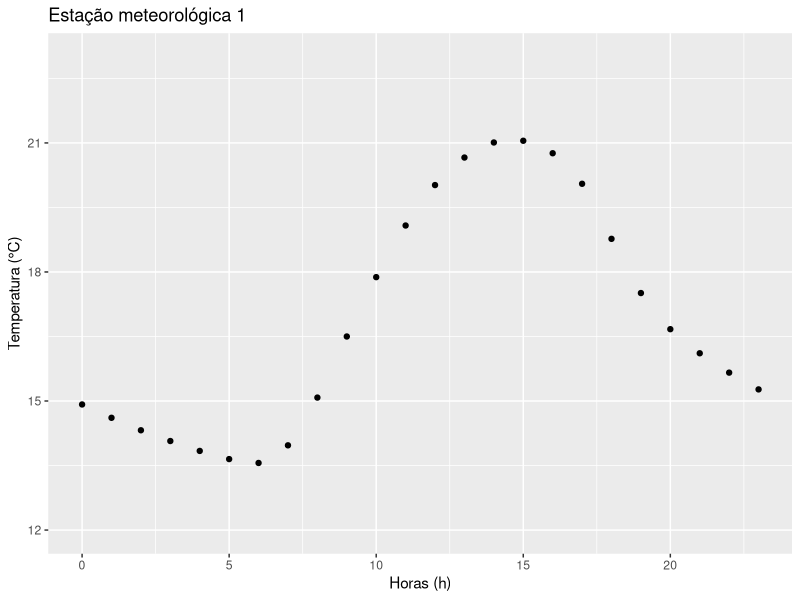
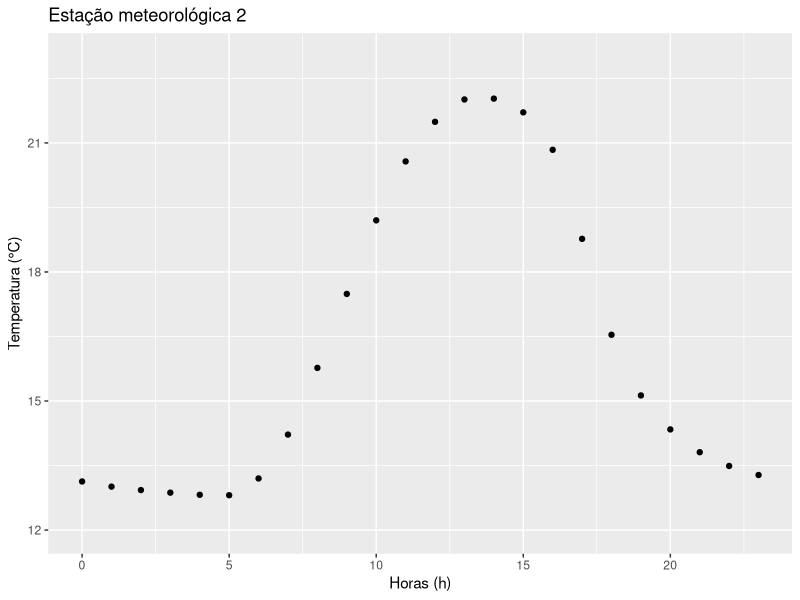

R code for these plots, in order: (Note: this script raises an error after producing the figures.)
## ---- chunk 1
knitr::opts_chunk$set(echo = TRUE)
## ---- chunk 2
(x <- seq(from=3, to=6, by=0.1)) 

## ---- chunk 3
primeiro_termo <- 0.2^(1)*0.1e-03
segundo_termo <- 0.2^(4)*0.1e-06
ultimo_termo <- 0.2^(34)*0.1e-36
razao <- segundo_termo/primeiro_termo
n <- log(ultimo_termo/primeiro_termo)/log(razao)
sequencia <- c(0,1:n)
vetor_multiplicador <- razao^sequencia
vetor_a <- primeiro_termo*(vetor_multiplicador)
vetor_a
## ---- chunk 4
sequencia <- seq(1:25)
b <- (2^sequencia)/sequencia
b
## ---- chunk 5
dias <- c("domingo", "segunda", "terça", "quarta", "quinta", "sexta", "sabado")
dds <- seq(1:7)
names(dds) <- dias
dds
## ---- chunk 6
dds_nums <- c(5L, 2L, 5L, 2L, 7L, 7L, 2L,
              6L, 6L, 3L, 7L, 1L, 2L, 2L,
              5L, 7L, 3L, 2L, 6L, 4L, 1L
             )
names(dds)[dds_nums]
## ---- chunk 7
sequencia <- c(85, 79, 70, 6, 32, 8, 17, 93, 81, 76)
pares <- sequencia %% 2 == 0
pares
## ---- chunk 8

impares <- !pares
total_impares <- sum(impares) 
total_impares
## ---- chunk 9
anos <- c(1894, 1947, 1901, 1992, 1925, 2014, 1993, 1996, 1984, 1897, 2100, 2300)
anos_bissexto <- anos %% 400 == 0 | anos  %% 100 !=  0 & anos %% 4 == 0
anos_bissexto

## ---- chunk 10
cada_ano_bissexto <- anos*anos_bissexto
cada_ano_bissexto[cada_ano_bissexto > 0]

## ---- chunk 11
ndias <- ifelse (
  test = anos_bissexto == TRUE,
  yes = "366 dias",
  no = "365 dias"
)
ndias

## ---- chunk 12
anos_bissexto <- as.numeric(anos_bissexto)
(total_anos_bissexto <- sum(anos_bissexto))

## ---- chunk 13
seq_a <- c(-30, seq(from = 0, to = 30, by = 5))
seq_a
## ---- chunk 14
seq_b <- seq(from = 1.0, to = 0.0, by = -0.2)
seq_b
## ---- chunk 15
razao <- -2.4434610 - (-3.1415927)
seq_c <- seq(from = -pi, to = pi, by = razao )
seq_c
## ---- chunk 16
repeticao <- 2:8
seq_d <- rep( x = -1:5, times = repeticao)
seq_d

## ---- chunk 17
repeticao <- c(5,4,3,2,1,2,3,4,5)
seq_e <- rep( x= repeticao, times = repeticao)
seq_e
## ---- chunk 18
v3 <- c(11, 0.25, 7, 2)
v2 <- c(11, 0.25)
v1 <- c(11)
 v0 <- c()
vetor <- v3
sequencia <- ifelse (
  test = vetor == 11,
  yes = 1,
  no = vetor)
sequencia <- ifelse (
  test = vetor == 0.25,
  yes = 2,
  no = sequencia)
sequencia <- ifelse (
  test = vetor == 7,
  yes = 3,
  no = sequencia)
sequencia <- ifelse (
  test = vetor == 2,
  yes = 4,
  no = sequencia)
(sequencia <- as.integer(sequencia))
## ---- chunk 19
v3 <- c(11, 0.25, 7, 2)
v2 <- c(11, 0.25)
v1 <- c(11)
 v0 <- c()
vetor <- v2
sequencia <- ifelse (
  test = vetor == 11,
  yes = 1,
  no = vetor)
sequencia <- ifelse (
  test = vetor == 0.25,
  yes = 2,
  no = sequencia)
sequencia <- ifelse (
  test = vetor == 7,
  yes = 3,
  no = sequencia)
sequencia <- ifelse (
  test = vetor == 2,
  yes = 4,
  no = sequencia)
(sequencia <- as.integer(sequencia))
## ---- chunk 20
v3 <- c(11, 0.25, 7, 2)
v2 <- c(11, 0.25)
v1 <- c(11)
 v0 <- c()
vetor <- v1
sequencia <- ifelse (
  test = vetor == 11,
  yes = 1,
  no = vetor)
sequencia <- ifelse (
  test = vetor == 0.25,
  yes = 2,
  no = sequencia)
sequencia <- ifelse (
  test = vetor == 7,
  yes = 3,
  no = sequencia)
sequencia <- ifelse (
  test = vetor == 2,
  yes = 4,
  no = sequencia)
(sequencia <- as.integer(sequencia))
## ---- chunk 21
v3 <- c(11, 0.25, 7, 2)
v2 <- c(11, 0.25)
v1 <- c(11)
 v0 <- c()
vetor <- v0
sequencia <- ifelse (
  test = vetor == 11,
  yes = 1,
  no = vetor)
sequencia <- ifelse (
  test = vetor == 0.25,
  yes = 2,
  no = sequencia)
sequencia <- ifelse (
  test = vetor == 7,
  yes = 3,
  no = sequencia)
sequencia <- ifelse (
  test = vetor == 2,
  yes = 4,
  no = sequencia)
(sequencia <- as.integer(sequencia))
## ---- chunk 22
tar_est1 <- c(
  14.92, 14.61, 14.32, 14.07, 13.84, 13.65, 13.56, 13.97, 15.08,
  16.5, 17.88, 19.08, 20.02, 20.66, 21.01, 21.05, 20.76, 20.05,
  18.77, 17.51, 16.67, 16.11, 15.66, 15.27
)
tar_est2 <- c(
  13.13, 13.01, 12.93, 12.87, 12.82, 12.81, 13.2, 14.22, 15.77,
  17.49, 19.2, 20.57, 21.49, 22.01, 22.03, 21.71, 20.84, 18.77,
  16.54, 15.13, 14.34, 13.81, 13.49, 13.28
)

## ---- chunk 23
library(ggplot2)
horas <- 0:23

qplot(x = horas,
      y = tar_est1,
      geom = "point",
      xlab = "Horas (h)",
      ylab = "Temperatura (°C)",
      ylim = c(12, 23),
      main = "Estação meteorológica 1"
      )

qplot(x = horas,
      y = tar_est2,
      geom = "point",
      xlab = "Horas (h)",
      ylab = "Temperatura (°C)",
       ylim = c(12, 23), 
      main = "Estação meteorológica 2"
      )


## ---- chunk 24
(tmed_est1 <- round(x = mean(tar_est1), digits = 1))
(tmed_est2 <- round(x = mean(tar_est2), digits = 1))
## ---- chunk 25
ifelse(
test = tmed_est1 > tmed_est2,
yes = "Estação 1 é mais quente",
no  = "Estação 2 é mais quente"
)
## ---- chunk 26
sort(tar_est1, decreasing = TRUE)[3]
## ---- chunk 27
sort(tar_est2, decreasing = TRUE)[3]
## ---- chunk 28
tmax_est1 <- max(tar_est1) 
tmin_est1 <- min(tar_est1)  
(atd_est1 <- round(x = tmax_est1 - tmin_est1, digits = 1))

## ---- chunk 29
tmax_est2 <- max(tar_est2) 
tmin_est2 <- min(tar_est2)  
(atd_est2 <- round(x = tmax_est2 - tmin_est2, digits =1 ))

## ---- chunk 30
names(tar_est1) <- horas
condicao_max <- tar_est1 == max(tar_est1)
(hmax_est1 <- names(tar_est1[condicao_max]))
condicao_min <- tar_est1 == min(tar_est1)
(hmin_est1 <- names(tar_est1[condicao_min]))
## ---- chunk 31
names(tar_est2) <- horas
condicao_max <- tar_est2 == max(tar_est2)
(hmax_est2 <- names(tar_est2[condicao_max]))
condicao_min <- tar_est2 == min(tar_est2)
(hmin_est2 <- names(tar_est2[condicao_min]))
## ---- chunk 32
tar_est2_maior <- names(which(tar_est2 > tar_est1))
(tar_est2_inicio <- tar_est2_maior[1])
(tar_est2_fim <- tar_est2_maior[length(tar_est2_maior)])
## ---- chunk 33
diferenca <- unname(abs(tar_est1 - tar_est2))
(maior_diferenca <- max(diferenca))
## ---- chunk 34
names(diferenca) <- horas
diferenca <- (abs(tar_est1 - tar_est2))
maior_diferenca <- max(diferenca)
(hora_maior <- names(which (diferenca == maior_diferenca)))
## ---- chunk 35
hps_est1 <- names(which(abs(diff(tar_est1)[12:23]) == max(abs(diff(tar_est1)[12:23]))))
hps_est1

## ---- chunk 36
hps_est2 <- names(which(abs(diff(tar_est2)[12:23]) == max(abs(diff(tar_est2)[12:23]))))
hps_est2
## ---- chunk 37
names(which(diferenca < 0.5))
## ---- chunk 38
(tar_med1 <- unname((max(tar_est2) + min(tar_est2))/2))
## ---- chunk 39
(tar_med2 <- unname((max(tar_est2) + min(tar_est2)+tar_est2[10]+ 2*tar_est2[22])/5))
## ---- chunk 40
(tar_med3 <- unname((tar_est2[8]+tar_est2[15]+ 2*tar_est2[22])/4))
## ---- chunk 41
tmed_est2
tar_med1
tar_med2
tar_med3
## ---- chunk 42
temp_max_est1 <- max(tar_est1)
temp_max_est1
temp_min_est1 <- min(tar_est1)
temp_min_est1
h_temp_min_est1 <- names(which(tar_est1 == temp_min_est1))
h_temp_min_est1
h_temp_max_est1 <- names(which(tar_est1 == temp_max_est1))
h_temp_max_est1
t_est1 <- (temp_max_est1+temp_min_est1)/2
a_est1 <- (temp_max_est1-temp_min_est1)/2
## ---- chunk 43
tcalc_est1 <- tar_est1
cinco_horas <-  as.numeric(h_temp_min_est1)-1
zero_horas <- as.numeric(names(tcalc_est1[1]))
h_1 <- zero_horas:cinco_horas
arg_1 <- pi*(h_1+10)/(10+as.numeric(h_temp_min_est1))
tcalc_est1[(zero_horas+1):(cinco_horas+1)] <- t_est1 + a_est1*cos(arg_1)
tcalc_est1[(zero_horas+1):(cinco_horas+1)]
## ---- chunk 44
seis_horas <- as.numeric(h_temp_min_est1)
h_2 <- seis_horas
arg_2 <- pi*(h_2-seis_horas)/(14-seis_horas)
tcalc_est1[as.numeric(h_temp_min_est1)+1] <- t_est1 - a_est1*cos(arg_2)
tcalc_est1[as.numeric(h_temp_min_est1)+1]
## ---- chunk 45
sete_horas <- as.numeric(h_temp_min_est1)+1
quatorze_horas <- as.numeric(h_temp_max_est1)-1 
h_3 <- sete_horas:quatorze_horas
arg_3 <- pi*(h_3-as.numeric(h_temp_min_est1))/(14-as.numeric(h_temp_min_est1))
tcalc_est1[(sete_horas+1):(quatorze_horas+1)] <- t_est1 - a_est1*cos(arg_3)
tcalc_est1[(sete_horas+1):(quatorze_horas+1)]
## ---- chunk 46
quinze_horas <-  as.numeric(h_temp_max_est1)
ultimo_termo <- length(tcalc_est1)
vinte_tres_horas <- as.numeric(names(tcalc_est1[ultimo_termo]))
h_4 <- quinze_horas:vinte_tres_horas 
arg_4 <- pi*(14-h_4)/(10+as.numeric(h_temp_min_est1))
tcalc_est1[(quinze_horas+1):(vinte_tres_horas+1)] <- t_est1 + a_est1*cos(arg_4)
tcalc_est1[(quinze_horas+1):(vinte_tres_horas+1)]
## ---- chunk 47
tcalc_est1
## ---- chunk 48
temp_max_est2 <- max(tar_est2)
temp_max_est2
temp_min_est2 <- min(tar_est2)
temp_min_est2
h_temp_min_est2 <- names(which(tar_est2 == temp_min_est2))
h_temp_min_est2
h_temp_max_est2 <- names(which(tar_est2 == temp_max_est2))
h_temp_max_est2
t_est2 <- (temp_max_est2+temp_min_est2)/2
a_est2 <- (temp_max_est2-temp_min_est2)/2
## ---- chunk 49
tcalc_est2 <- tar_est2
quatro_horas <-  as.numeric(h_temp_min_est2)-1
zero_horas <- as.numeric(names(tcalc_est2[1]))
h_1 <- zero_horas:quatro_horas
arg_1 <- pi*(h_1+10)/(10+as.numeric(h_temp_min_est2))
tcalc_est2[(zero_horas+1):(quatro_horas+1)] <- t_est2 + a_est2*cos(arg_1)
tcalc_est2[(zero_horas+1):(quatro_horas+1)]
## ---- chunk 50
cinco_horas <- as.numeric(h_temp_min_est2)
h_2 <- cinco_horas
arg_2 <- pi*(h_2-cinco_horas)/(14-cinco_horas)
tcalc_est2[as.numeric(h_temp_min_est2)+1] <- t_est2 - a_est2*cos(arg_2)
tcalc_est2[as.numeric(h_temp_min_est2)+1]
## ---- chunk 51
seis_horas <- as.numeric(h_temp_min_est2)+1
treze_horas <- as.numeric(h_temp_max_est2)-1 
h_3 <- seis_horas:treze_horas
arg_3 <- pi*(h_3-as.numeric(h_temp_min_est2))/(14-as.numeric(h_temp_min_est2))
tcalc_est2[(seis_horas+1):(treze_horas+1)] <- t_est2 - a_est2*cos(arg_3)
tcalc_est2[(seis_horas+1):(treze_horas+1)]
## ---- chunk 52
quatorze_horas <-  as.numeric(h_temp_max_est2)
ultimo_termo <- length(tcalc_est2)
vinte_tres_horas <- as.numeric(names(tcalc_est2[ultimo_termo]))
h_4 <- quatorze_horas:vinte_tres_horas 
arg_4 <- pi*(14-h_4)/(10+as.numeric(h_temp_min_est2))
tcalc_est2[(quatorze_horas+1):(vinte_tres_horas+1)] <- t_est2 + a_est2*cos(arg_4)
tcalc_est2[(quatorze_horas+1):(vinte_tres_horas+1)]
## ---- chunk 53
tcalc_est2
## ---- chunk 54
rmse_est1 <- (sum((tcalc_est1 - tar_est1)^{2})/length(tcalc_est1))^0.5
rmse_est1
## ---- chunk 55
rmse_est2 <- (sum((tcalc_est2 - tar_est2)^{2})/length(tcalc_est2))^0.5
rmse_est2
## ---- chunk 56
r_est1 <- sum((tar_est1-mean(tar_est1))*(tcalc_est1-mean(tcalc_est1)))/ (sum((tar_est1-mean(tar_est1))^(2))*sum((tcalc_est1-mean(tcalc_est1))^(2)))^0.5
r_est1
cor(tar_est1, tcalc_est1)
## ---- chunk 57
r_est2 <- sum((tar_est2-mean(tar_est2))*(tcalc_est2-mean(tcalc_est2)))/ (sum((tar_est2-mean(tar_est2))^(2))*sum((tcalc_est2-mean(tcalc_est2))^(2)))^0.5
r_est2
cor(tar_est2, tcalc_est2)

## ---- chunk 58
prec <- rep(0.0, times = 7)
prec <- c(prec, 21.4, 41.2, 2.6, 1.0, 0.4, 0.0)
hora <- seq(from = 9, to =21, by = 1)
names(prec) <- hora
prec
## ---- chunk 59
tab_1 <- data.frame(
  horas = hora,
  prec = unname(prec)
)
knitr::kable(tab_1) 

## ---- chunk 60
(prec_acum <- cumsum(prec))
## ---- chunk 61
c(NA, diff(prec_acum))
## ---- chunk 62
prec_max <- max(prec)
names( which (prec == prec_max) )
## ---- chunk 63
ocorrencia_prec <- ifelse (
   test = prec == 0,
   yes = NA,
   no = prec)
ocorrencia_prec <-c(names(ocorrencia_prec[!is.na(ocorrencia_prec)]))
inicio_evento <- ocorrencia_prec[1]
fim_evento <- ocorrencia_prec[length(ocorrencia_prec)]
inicio_evento
fim_evento
## ---- chunk 64
(duracao_prec <-  length(ocorrencia_prec)) 
## ---- chunk 65
total_prec <- (prec_total <- sum(prec))
## ---- chunk 66
percentual_17horas <- sum(prec[(1:unname(which(prec == prec["17"])))])
percentual_17horas <- (percentual_17horas/sum(prec))*100
percentual_17horas
## ---- chunk 67
x <- c(11, 10, 15, 2, 6, -15, -10, -22, -8, 5, 7, 2, 12, 8, 4, 1, 3, -3, -1, 30, 14)
x_positivo <- ifelse(
  test = x < 0,
  yes = FALSE,
  no = TRUE
)
x_negativo <- which(x_positivo == FALSE)
ultimo_negativo <- x_negativo[length(x_negativo)]
num_positivo <- x[(ultimo_negativo+1)]
num_positivo
## ---- chunk 68
prec <- c(
  0, 0, 0, 0.8, 0, 0.01, 0.75, 0,
  0, 0, 0, 0.35, 0.08, 0, 0, 0, 0, 0.31, 0, 3.57, 12.17, 0, 0,
  0, 0.04, 3.16, 0, 0.95, 0.79, 0, 0, 0, 0, 0, 3.51, 0, 0, 0.16,
  0, 0, 8.16, 0.54, 4.39, 1.24, 0, 0, 0, 0, 0, 2.43, 0, 0, 0, 0,
  0, 7.18, 0, 0, 0.26, 0, 0, 0.28, 0, 0, 0.09, 0.38, 0, 0, 0, 0,
  0, 0, 0.51, 0, 0, 0, 0, 0, 0, 0.67, 0, 0, 0, 0, 0.15, 0, 0.82,
  0, 0, 0, 0, 0, 0, 0, 0, 0.37, 0, 0.58, 4.95, 0, 0, 0, 0, 0, 7.68,
  0, 0, 0.37, 0, 1.56, 0, 0, 0, 0.34, 0.48, 0, 4.21, 2.28, 4.3,
  0, 3.38, 0, 0, 0, 0, 7.28, 0, 4.89, 3.91, 0, 0, 0, 0, 0, 0, 2.93,
  0, 2.49, 0.77, 0, 2.9, 3.53, 0.83, 0, 0, 0, 0.94, 0.59, 0, 0,
  0, 0, 0.04, 0, 0.65, 0, 0, 0, 6.23, 0.09, 0, 0.66, 0, 0, 0, 4.42,
  0, 0, 0, 0.84, 0, 0, 0, 0, 0, 0.09, 0, 0, 0.08, 0, 0.66, 0, 0,
  0, 0.06, 0, 0, 0, 3.28, 0, 0.8, 5.69, 0.8, 0
)
## ---- chunk 69
(total_dias <- sum(
  ifelse( 
  test = prec > 0 & prec < 0.25,
  yes = TRUE, 
  no = FALSE
  )
))
## ---- chunk 70
ifelse( 
  test = prec > 0 & prec < 0.25,
  yes = 0, 
  no = prec
  )
## ---- chunk 71
limiar <- 0.25
prec01 <- prec > limiar
prec01 <- as.numeric(prec01)
prec01
## ---- chunk 72
100*sum(prec01)/length(prec01)

## ---- chunk 73
library(tidyverse)
## ---- chunk 74
deslocado <- lag(prec01)
deslocado <- deslocado[!is.na(deslocado)]
primeiro_termo <- ifelse( 
  test = prec01[1] == 1,
  yes = 1,
  no = 0)
dois_dias <- c(primeiro_termo, deslocado)  + prec01
eventos <- length(which(dois_dias == 2))
p11 <- 100*(eventos/(length(prec01)-1))
p11
## ---- chunk 75
deslocado <- lag(prec01)
deslocado <- deslocado[!is.na(deslocado)]
primeiro_termo <- ifelse( 
  test = prec01[1] == 1,
  yes = 1,
  no = 0)
dois_ou_um <- c(primeiro_termo, deslocado)  + prec01
eventos <- length(which(dois_ou_um == 2 | dois_ou_um == 1 ))
p10 <- 100*(eventos/(length(prec01)-1))
p10
## ---- chunk 76
deslocado <- lag(prec01)
deslocado <- deslocado[!is.na(deslocado)]
primeiro_termo <- ifelse( 
  test = prec01[1] == 1,
  yes = 1,
  no = 0
  )
eventos01_ini <- c(primeiro_termo, deslocado)  - prec01
(eventos01_ini <- (which(eventos01_ini < 0)))

deslocado <- lead(prec01)
deslocado <- deslocado[!is.na(deslocado)]
ultimo_termo <- ifelse( 
  test = prec01[length(prec01)] == 1,
  yes = 1,
  no = 0)
eventos01_fim <- c(deslocado, ultimo_termo)  - prec01
(eventos01_fim <- which(eventos01_fim < 0))
(duracao <- eventos01_fim- eventos01_ini + 1)

## ---- chunk 77
duracao2 <- c(evento1 = 1, evento2 = 1, evento3 = 1, evento4 = 1, evento5 = 2, 
evento6 = 1, evento7 = 2, evento8 = 1, evento9 = 4, evento10 = 1, 
evento11 = 1, evento12 = 1, evento13 = 1, evento14 = 1, evento15 = 1, 
evento16 = 1, evento17 = 1, evento18 = 1, evento19 = 2, evento20 = 1, 
evento21 = 1, evento22 = 1, evento23 = 2, evento24 = 3, evento25 = 1, 
evento26 = 1, evento27 = 2, evento28 = 1, evento29 = 2, evento30 = 3, 
evento31 = 2, evento32 = 1, evento33 = 1, evento34 = 1, evento35 = 1, 
evento36 = 1, evento37 = 1, evento38 = 1, evento39 = 3)
nome_eventos <- names(duracao2)
names(duracao) <- nome_eventos
duracao

## ---- chunk 78
dados <- c(
  NA, NA, 27L, 7L, 4L, 0L, 26L, 15L, 25L, NA, NA, NA, NA, 6L,
  29L, 18L, 17L, 23L, 20L, 1L, 30L, 13L, NA, NA, NA, NA, NA, NA,
  NA, 19L
)

## ---- chunk 79
dados_a <- ifelse(
  test = !is.na(dados) == TRUE,
  yes = 0,
  no = seq(1:length(dados))
)
dados_a

## ---- chunk 80
dados_b01 <- ifelse(
  test = dados_a != 0,
  yes = 1,
  no = 0
)
deslocado <- lag(dados_b01)
deslocado <- deslocado[!is.na(deslocado)]
primeiro_termo <- ifelse( 
  test = dados_b01[1] == 1,
  yes = 1,
  no = 0)
eventos01_ini <- c(primeiro_termo, deslocado)  - dados_b01
(eventos01_ini <- c(primeiro_termo, which(eventos01_ini < 0)))


deslocado <- lead(dados_b01)
deslocado <- deslocado[!is.na(deslocado)]
ultimo_termo <- ifelse( 
  test = dados_b01[length(dados_b01)] == 1,
  yes = 1,
  no = 0)
eventos01_fim <- c(deslocado, ultimo_termo)  - dados_b01
(eventos01_fim <- c(which(eventos01_fim < 0)))
(duracao <- eventos01_fim- eventos01_ini + 1)

## ---- chunk 81
max(duracao)
## ---- chunk 82
theta <- c(270, 180, 360, 90, 225, 315, 135, 45, 0)
velocidade <- c(10, 10, 10, 10, 14.142, 14.142, 14.142, 14.142, 0)
velocidade <- (velocidade >= 0.5)*velocidade
theta_rad <- theta*(pi/180)
u <- -velocidade*sin(theta_rad)
round(u, digits = 2)
v <-  -velocidade*cos(theta_rad)
round(v, digits =2)
## ---- chunk 83
(ws <- sqrt(u^2+v^2))
## ---- chunk 84
theta_mat <- atan2(-u, -v)*(180/pi)
wd_uv <- ifelse(
  test = theta_mat < 0,
  yes = theta_mat +360,
  no = theta_mat
)
wd_uv
## ---- chunk 85
knitr::include_graphics("questao15.png")
## ---- chunk 86
dir <- c("Oeste", "Sul", "Norte", "Leste", "Sudoeste", "Noroeste", "Sudeste", "Nordeste", "Calmo")

wds <- setNames(
  object = wd_uv,
  nm = dir
)
## ---- chunk 87
tab_2 <- data.frame(
  u = round(x = u, digits = 0),
  v = round(x = v, digits = 0),
  ws = ws,
  wd = theta,
  wd_uv = wd_uv,
  dir = dir
)
knitr::kable(tab_2) 
## ---- chunk 88
prec_obs <- c(
  0, 0, 0, 0.5, 1, 6, 9, 0.2, 1, 0, 0, 0.25,
  10, 15, 8, 3, 0, 0, 0, 0, 0, 0, 0.25, 0,
  0, 0, 1, 5, 0, 20, 0, 0, 0, 0, 1, 1,
  0, 2, 12, 1, 0, 0, 0, 0, 0, 0, 5, 5
)
prec_sim <- c(
  0, 0.2, 0.1, 0, 0, 3, 1, 1, 1, 1, 0, 3,
  0, 10, 4, 1, 0.3, 0.5, 0.5, 0.5, 0.5, 0, 0.25, 0.25,
  0.25, 0, 0.5, 3, 0, 5, 0, 0, 0, 0, 0.5, 0,
  0.25, 0.2, 0, 0.2, 0, 0, 0, 0, 1, 2, 1, 0
)
## ---- chunk 89
wc_obs <- (prec_obs > 0.25)
wc_sim <- (prec_sim > 0.25)
wc <- length(which (wc_obs == wc_sim & wc_obs == TRUE))
dc <- length(which (wc_obs == wc_sim & wc_obs == FALSE))
pc <- (wc+dc)/ length(prec_obs)
pc
## ---- chunk 90
wi <-length(which (wc_obs != wc_sim & wc_obs == TRUE))
di <- length(which (wc_obs != wc_sim & wc_obs == FALSE))
csi <- wc/(wc+wi+di)
csi
## ---- chunk 91
v_obs <- c(
  -0.49, 0.27, -0.48, 0.8, -1, 0.1, -1.16,
  0.58, -1.6, -0.31, 0.45, -0.98, 0.19, 0.73,
  -0.49, -0.04, -0.11, 0.46, 2.02, -1.05
)
v_prev <- c(
  NA, -0.49, 0.27, -0.48, 0.8, -1, 0.1, -1.16,
  0.58, -1.6, -0.31, 0.45, -0.98, 0.19, 0.73,
  -0.49, -0.04, -0.11, 0.46, 2.02
)

v_obs <- v_obs[which(!is.na(v_prev))]
v_prev2 <- v_prev[!is.na(v_prev)]
pbias <- 100*(sum(v_prev2-v_obs))/(sum(v_obs))
pbias
nse <- 1 - (sum((v_obs - v_prev2)^{2}))/(sum((v_obs - mean(v_obs))^{2}))
nse

